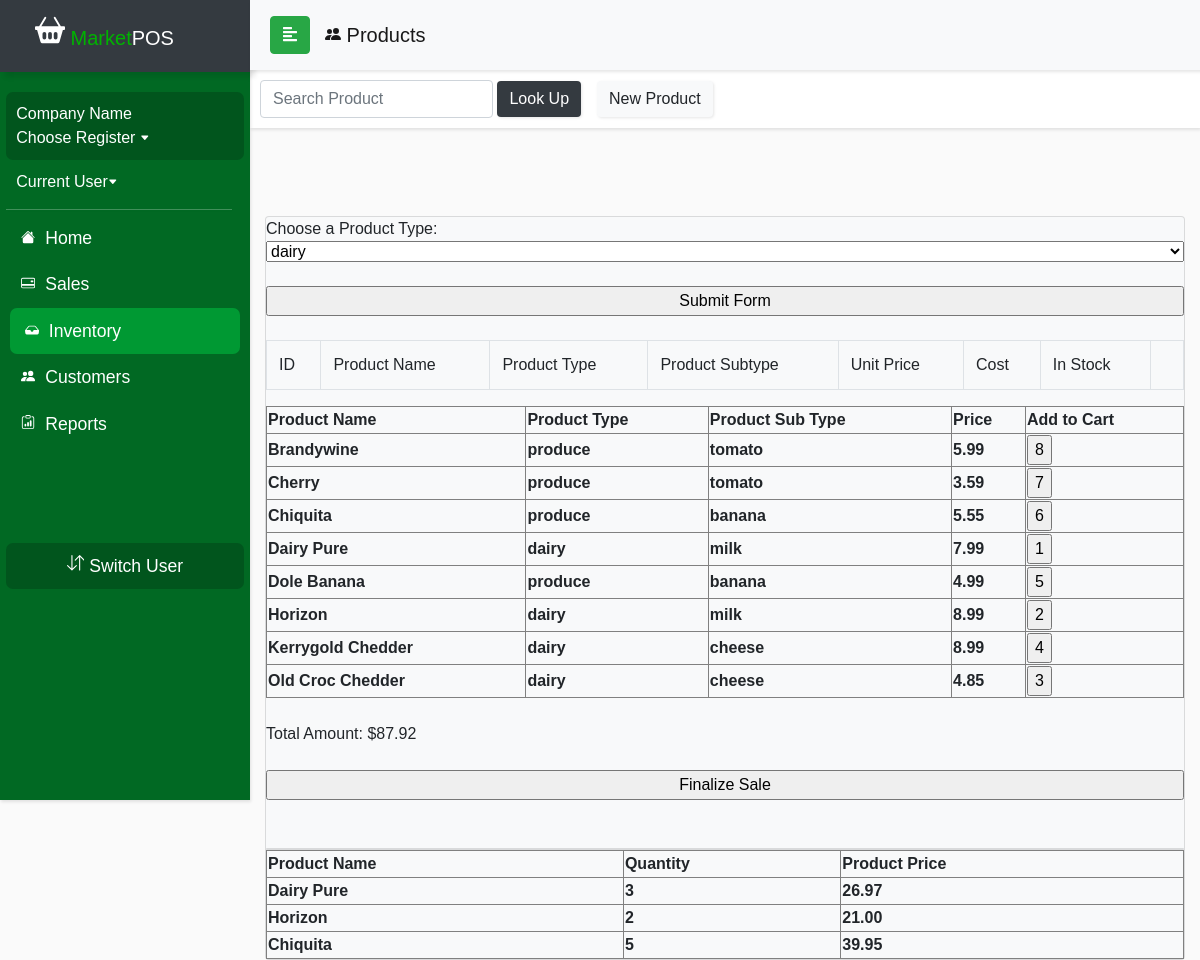
The app's page /currentDraft/productview.php with its own data.
### tables this page shows
CREATE TABLE `product_inventory` (
  `product_id` int(11) NOT NULL,
  `productName` varchar(50) NOT NULL,
  `productType` varchar(50) NOT NULL,
  `productSubType` varchar(50) NOT NULL,
  `unit_price` float NOT NULL,
  `cost` float NOT NULL,
  `in_stock` int(11) NOT NULL,
  `vendor_id` int(11) DEFAULT NULL,
  `OID` int(11) DEFAULT NULL
);

CREATE TABLE `cart` (
  `cart_id` int(11) NOT NULL,
  `CID` int(11) DEFAULT NULL,
  `qty` int(11) NOT NULL,
  `discount` varchar(50) NOT NULL,
  `cart_purchase` tinyint(1) DEFAULT NULL,
  `product_id` int(11) DEFAULT NULL
);

### currentDraft/productTypeWithTable.php (the view, shortened to what this page needs)
<?php
    include_once('config.php');
    if(isset($_GET['productSubType'])) {
        $query = "SELECT * FROM product_inventory WHERE productSubType = '".$_GET['productSubType']."' AND in_stock != 0 ORDER BY productName";
    }
    else if(isset($_GET['productType'])) {
        $query = "SELECT * FROM product_inventory WHERE productType = '".$_GET['productType']."' AND in_stock != 0 ORDER BY productName";
    } else
        $query = "SELECT * FROM product_inventory WHERE in_stock != 0 ORDER BY productName";
    $result = mysqli_query($conn, $query) or die("Execution Failed");
    $tableCode = "<table border='1' name='product'>";
    $tableCode .= "<tr> <th>Product Name</th> <th>Product Type</th> <th>Product Sub Type</th> <th>Price</th> <th>Add to Cart</th> </tr>";
    while($row = mysqli_fetch_assoc($result)) {
        $tableCode .= "<tr> <th>".$row['productName']."</th> <th>".$row['productType']."</th> <th>"
        .$row['productSubType']."</th><th>".$row['unit_price']."</th><th><input type='submit' name='addToCart' value=".$row['product_id']."
        ></th> </tr>";
    }
    $tableCode .= "</table>";
?>

### currentDraft/productview.php (shortened to what this page needs)
<!DOCTYPE html>
<html>
<head>
  <link rel="stylesheet" href="css/bootstrap.min.css">
  <link rel="stylesheet" href="userStyle2.css">
  <link rel="stylesheet" href="css/jquery.mCustomScrollbar.min.css">
</head>
<body>
 <nav id="sidebar">
        <div class="sidebar-header bg-dark">
            <h1><span><a class="navbar-brand relative-top" href="indexDraft.php">
                        <span style="color: #00b300"> Market</span>POS</a></h1>
        </div>
        <ul class="list-unstyled components">
            <li>
                <div id="usercard">
                    <a href="" style="font-size: 1em;"><?php if(isset($_SESSION['company_name'])&& !empty($_SESSION['company_name'])) {echo $_SESSION['company_name'];} else {echo 'Company Name';} ?></br>Choose Register <svg width=".6em" height=".6em" viewBox="0 0 16 16" class="bi bi-caret-down-fill" fill="currentColor" xmlns="http://www.w3.org/2000/svg">
                            <path d="M7.247 11.14L2.451 5.658C1.885 5.013 2.345 4 3.204 4h9.592a1 1 0 0 1 .753 1.659l-4.796 5.48a1 1 0 0 1-1.506 0z" />
                        </svg></a>
                </div>
            </li>
            <li>
                <a href="employeePinLogin.php" style="font-size: 1em;"><?php if(isset($_SESSION['emp_fname'])&& !empty($_SESSION['emp_lname'])){ echo "" . $_SESSION['emp_fname'] . " " . $_SESSION['emp_lname'] . " ";} else{ echo "Current User";} ?><svg width=".6em" height=".6em" viewBox="0 0 16 16" class="bi bi-caret-down-fill" fill="currentColor" xmlns="http://www.w3.org/2000/svg">
                        <path d="M7.247 11.14L2.451 5.658C1.885 5.013 2.345 4 3.204 4h9.592a1 1 0 0 1 .753 1.659l-4.796 5.48a1 1 0 0 1-1.506 0z" />
                    </svg></a>
            </li>
            <div class="justify-content-center" id="navline"></div>
            <li>
                <a href="accounthomeDraft.php">
                    <span style="padding:5px;">
                        </span> Home</a>
            </li>
            <li>
                <a href="salescontrolpanel.php">
                    <span style="padding:5px;">
                    </span> Sales</a>
            </li>
            <li class="active">
                <a href="inventorycontrol.php">
                    <span style="padding:5px;">
                        </span> Inventory</a>
            </li>
            <li>
                <a href="customercontrol.php">
                    <span style="padding:5px;">
                        </span> Customers</a>
            </li>
            <li>
                <a href="reportsControlPanel.php">
                    <span style="padding:5px;">
                        </span> Reports</a>
            </li>
            <li class="sidebar-footer">
                <div class="text-center" id="usercard">
                    <a role="button" href="employeePinLogin.php"> Switch User</a>
                </div>
            </li>
        </ul>
    </nav>
  <div id="content">
    <nav class="navbar navbar-expand-lg navbar-light bg-light sticky-top" id="locnav">
      <div class="container-fluid">
        <button type="button" id="sidebarCollapse" class="btn btn-success">
          <i class="fas fa-align-left"></i>
        </button>
        <div class="collapse navbar-collapse" id="navbarSupportedContent">
          <ul class="nav navbar-nav mr-auto">
            <a class="navbar-brand" href="productview.php"> Products</a>
          </ul>
        </div>
      </div>
    </nav>
    <nav class="navbar navbar-light" id="salespanel">
      <form class="form-inline" method="post" action="productview.php">
        <div class="nav-item" style="padding: 8px">
          <input class="form-control" name="product" placeholder="Search Product" aria-label="Search">
          <button class="btn btn-dark navbar-btn" name="submit-search"> Look Up</button>
        </div>
        <div class="nav-item mr-auto">
          <a class="btn navbar-btn btn-light" href="productindex.php" role="button"> New Product</a></div>
      </form>
    </nav>
    <div class="container justify-content-center" id="formscreen">
      <div class="row">
        <div class="col m-auto">
          <div class="card mt-5 bg-light">
            <table class="table table-bordered">
              <tr>
                <td> ID </td>
                <td> Product Name </td>
                <td> Product Type </td>
                <td> Product Subtype </td>
                <td> Unit Price </td>
                <td> Cost </td>
                <td> In Stock </td>
                <td> </td>
              </tr>
              <?php include('productForm.php') ?>
              <div class='card mt-5 bg-light'>
              </div>
            </table>
          </div>
        </div>
      </div>
    </div>
</body>
</html>

### currentDraft/productForm.php (shortened to what this page needs)
<form method="get" type="button" action="<?php echo $_SERVER['PHP_SELF'];?>">
    Choose a Product Type:<?php include 'getProductByType.php'; ?>
    <br>
    <input type="submit" name="submit" value="Submit Form">
    <br>
    <?php include 'productTypeWithTable.php'; ?>
</form>
<?php include('addCart2.php'); ?>
<form action="finalSale.php">
    <input type="submit" value="Finalize Sale" />
</form>

### currentDraft/getProductByType.php (shortened to what this page needs)
<?php
    include_once('config.php');
    $query = "SELECT DISTINCT productType FROM product_inventory ORDER BY productType";
    $result = mysqli_query($conn, $query) or die("Execution failed");
    $tableCode = "<select name='productType'>";
    while($row = mysqli_fetch_assoc($result)) {
        $isSelected = "";
        $tableCode .= "<option value= ".$row['productType']." ".$isSelected.">".$row['productType']. "</option> \n ";
    }
    $tableCode .= "</select>";
    echo($tableCode);
?>

### currentDraft/addCart2.php (shortened to what this page needs)
<form method="get" type="button" action="<?php echo $_SERVER['PHP_SELF'];?>">
    <?php
    echo ($tableCode);
    include('joinCart.php');
    ?>
</form>
<br>

### currentDraft/joinCart.php (shortened to what this page needs)
<br>
<?php
    include_once('config.php');
    $query = "SELECT product_inventory.productName, product_inventory.cost, cart.qty FROM product_inventory
              INNER JOIN cart ON product_inventory.product_id=cart.product_id";
    $result = mysqli_query($conn, $query) or die("Execution Failed");
    $cartCode = "<table border='1' name='product'>";
    $cartCode .= "<tr> <th>Product Name</th> <th>Quantity</th> <th>Product Price</th> </tr>";
    while($row = mysqli_fetch_assoc($result)) {
        $newCost = $row['qty'] * $row['cost'];
        $format = number_format($newCost, 2);
        $cartCode .= "<tr> <th>".$row['productName']."</th> <th>".$row['qty']."</th> <th>".$format."</th> </tr>";
    }
    echo($cartCode);
?>
<br>

### currentDraft/userStyle2.css (style rules this page uses)
body { font-family: 'Poppins', sans-serif; background: #fafafa; overflow-y: scroll; overflow-x: hidden; }
a, a:hover, a:focus { color: inherit; text-decoration: none; transition: all 0.3s; }
#locnav { position: fixed; }
#salespanel { padding: 2px 2px; margin-top: 30px; margin-left: 0px; overflow-y: scroll; }
.navbar { width: 100%; padding: 5px 5px; background: #fff; border: none; border-radius: 0; box-shadow: 1px 2px 3px rgba(0, 0, 0, 0.1); }
.navbar-brand { padding: 15px; }
.nav-item { padding: 8px; }
.navbar-btn { box-shadow: 1px 1px 3px rgba(0, 0, 0, 0.1); outline: none !important; border: none; }
#navline { margin-top: 5px; margin-bottom: 5px; width: 95%; height: 1px; border-bottom: 1px solid white; opacity: 25%; box-shadow: 1px 1px 3px rgba(0, 0, 0, 0.1); }
#sidebar { width: 250px; position: fixed; top: 0; left: 0; height: 100vh; z-index: 999; background: #016923; color: #fff; transition: all 0.3s; box-shadow: 1px 2px 3px rgba(0, 0, 0, 0.1); }
#sidebar .sidebar-header { padding-left: 20px; height: 4.5em; box-shadow: 5px 5px 5px rgba(0, 0, 0, 0.1); }
#sidebar ul.components { padding: 20px 0; margin: auto; width: 95%; }
#sidebar ul li a { padding: 10px; font-size: 1.1em; display: block; }
#sidebar ul li.active > a, a[aria-expanded="true"] { color: #fff; background: #009933; margin: auto; width: 97%; border-radius: 7px; pointer-events: none; }
#usercard { background: #01551d; border-radius: 7px; }
#content { width: calc(100% - 250px); margin-top: 40px; min-height: 100vh; transition: all 0.3s; position: absolute; top: 0; right: 0; }
#formscreen { margin-top: 40px; left: 200px; }

### records on screen
product_inventory: productName "Brandywine", productType "produce", productSubType "tomato", unit_price "5.99", addToCart "8"
product_inventory: productName "Cherry", productType "produce", productSubType "tomato", unit_price "3.59", addToCart "7"
product_inventory: productName "Chiquita", productType "produce", productSubType "banana", unit_price "5.55", addToCart "6"
product_inventory: productName "Dairy Pure", productType "dairy", productSubType "milk", unit_price "7.99", addToCart "1"
product_inventory: productName "Dole Banana", productType "produce", productSubType "banana", unit_price "4.99", addToCart "5"
product_inventory: productName "Horizon", productType "dairy", productSubType "milk", unit_price "8.99", addToCart "2"
product_inventory: productName "Kerrygold Chedder", productType "dairy", productSubType "cheese", unit_price "8.99", addToCart "4"
product_inventory: productName "Old Croc Chedder", productType "dairy", productSubType "cheese", unit_price "4.85", addToCart "3"
cart: product.productName "Dairy Pure", qty "3", qty.cost "26.97"
cart: product.productName "Horizon", qty "2", qty.cost "21.00"
cart: product.productName "Chiquita", qty "5", qty.cost "39.95"

### other values on screen
form field productType "dairy"
